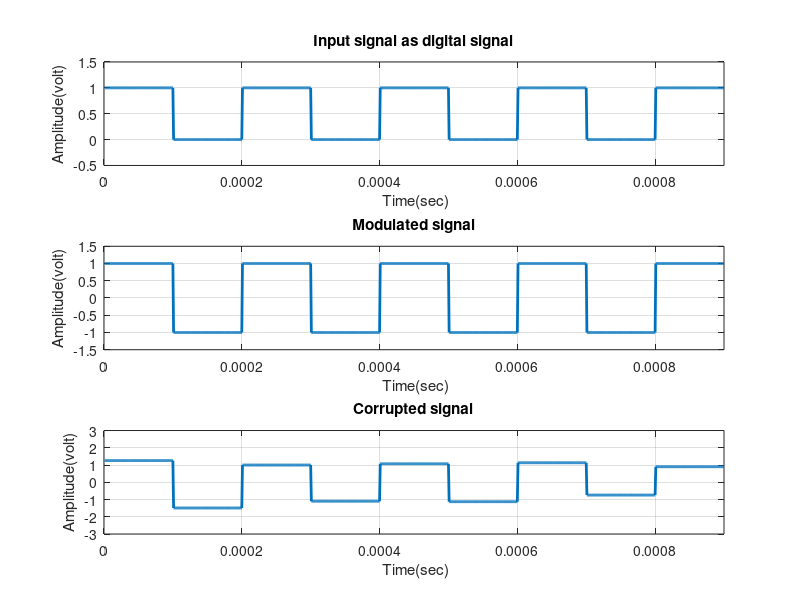
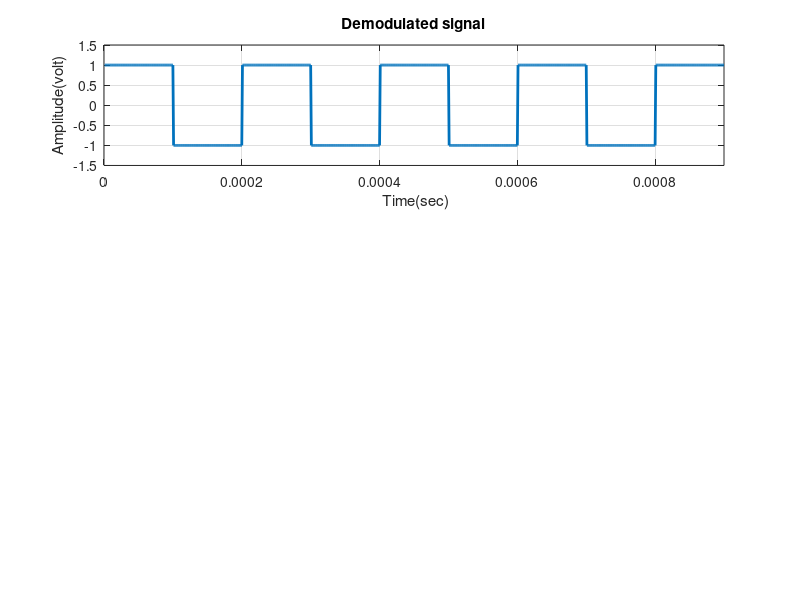

The MATLAB script that drew these images, in order: (Note: this script raises an error after producing the figures.)
% Tar's message(Input) 
text = input ('Enter input \n','s');
%text = fileread('sample_data.m');
text = upper(text);
text = strjoin(strsplit(text));% avoiding multi spaces etc
disp('Transmitted Text:');
disp(text);

% Encoding Tars msg to morse codes and converting message to digital
morse_code={'.----','..---','...--','....-','.....','-....','--...','---..','----.','-----','.-','-...','-.-.','-..','.','..-.','--.','....','..','.---','-.-','.-..','--','-.','---','.--.','--.-','.-.','...','-','..-','...-','.--','-..-','-.--','--..',' ','\n'}; 
Numbers_Or_Letters={'1','2','3','4','5','6','7','8','9','0','A','B','C','D','E','F','G','H','I','J','K','L','M','N','O','P','Q','R','S','T','U','V','W','X','Y','Z',' ','\n'};
text_encoded = [];
text_bits = [];
for i=1:length(text)
    [~, index] = ismember(text(i), Numbers_Or_Letters);
    if index > 0
        text_encoded = [text_encoded,morse_code{index}];
        t = morse_code{index};
        if t ~= ' '
            for k = 1:length(t)
                if t(k)=='.'
                  text_bits = [text_bits,1];%appending 1 for '.'
                elseif t(k)=='-'
                  text_bits = [text_bits,1,1,1];%appending 1,1,1 for '-'
                end
                text_bits = [text_bits,0];%appending 0 after char in morse
            end
            text_bits = text_bits(1:end-1);
            text_bits = [text_bits, 0,0,0];%appending 0,0,0 after each char
        else 
            text_bits = [text_bits,0,0,0,0,0,0,0]; % appending 7 0's for spaces
            text_bits = text_bits(1:end-3);%removing last 3 unnecessary 0's
        end
    end
end
text_bits = text_bits(1:end-3);%removing last 3 unnecessary 0's
fprintf('\n');
disp("Encoded Input :");
disp(text_encoded);
disp("Digital Signal :");
disp(mat2str(text_bits));

% plotting Input signal as digital signal
x_bit=[]; 
nb=100; % bbit/bit
Tb=0.0001;
N = length(text_bits);
for n=1:1:N   % 
    if text_bits(n)==1 
       x_bitt=ones(1,nb);
    elseif text_bits(n)==0
        x_bitt=zeros(1,nb);
    end
     x_bit=[x_bit x_bitt];
end

t1=Tb/nb:Tb/nb:nb*N*(Tb/nb); % time of the signal 
f1 = figure(1);
set(f1,'color',[1 1 1]);
subplot(3,1,1);
plot(t1,x_bit,'lineWidth',2);grid on;
axis([ 0 Tb*N -0.5 1.5]);
ylabel('Amplitude(volt)');
xlabel(' Time(sec)');
title('Input signal as digital signal');


% BPSK modulation
text_modulated = [];
for n = 1:length(text_bits)
    if text_bits(n) == 1 
        text_modulated = [text_modulated,1];% appending 1 if bit is 1
    else
        text_modulated = [text_modulated,-1];%appending -1 if bit is 0
    end
end
disp("Modulated signal :");
disp(mat2str(text_modulated));%converting to string

% plotting modulated signal
xmod_bit=[]; 
N = length(text_modulated);
for n=1:1:N   
    if text_modulated(n)== 1 
       xmod_bitt=ones(1,nb);
    elseif text_modulated(n)== -1
        xmod_bitt= -ones(1,nb);
    end
     xmod_bit = [xmod_bit xmod_bitt];
end

subplot(3,1,2);
plot(t1,xmod_bit,'lineWidth',2);grid on;
axis([ 0 Tb*N -1.5 1.5]);
ylabel('Amplitude(volt)');
xlabel(' Time(sec)');
title('Modulated signal');


% adding AWGN noise
snr =10;
text_corrupted = awgn(text_modulated,snr);
disp("corrupted signal:");
disp(mat2str(text_corrupted));

% plotting corrupted signal :
xcor_bit=[]; 
N = length(text_corrupted);
for n=1:1:N   
     xcor_bitt= text_corrupted(n)*ones(1,nb);
     xcor_bit = [xcor_bit xcor_bitt];
end

subplot(3,1,3);
plot(t1,xcor_bit,'lineWidth',2);grid on;
axis([ 0 Tb*N -3 3]);
ylabel('Amplitude(volt)');
xlabel(' Time(sec)');
title('Corrupted signal');

% Threshold (which is found by MAL method)
 v= -0.0338;
 
 
 % BPSK demodulation 
 text_demodulated = [];
 for n = 1:length(text_corrupted)
    if text_corrupted(n) >= v 
        text_demodulated = [text_demodulated,1];%appending 1 if corrupted bit>=threshold
    elseif text_corrupted(n) < v
        text_demodulated = [text_demodulated,-1];%appending -1 if corrupted bit<threshold
    end
 end
disp("Demodulated Signal");
disp(mat2str(text_demodulated));%converting to string

% plotting demodulated signal
xdem_bit=[]; 
N = length(text_demodulated);
for n=1:1:N   
     xdem_bitt= text_demodulated(n).*ones(1,nb);
     xdem_bit = [xdem_bit xdem_bitt];
end
t2=Tb/nb:Tb/nb:nb*N*(Tb/nb);
f2 = figure(2);
set(f2,'color',[1 1 1]);
subplot(3,1,1);
plot(t2,xdem_bit,'lineWidth',2);grid on;
axis([ 0 Tb*N -1.5 1.5]);
ylabel('Amplitude(volt)');
xlabel(' Time(sec)');
title('Demodulated signal');
%check= isequal(text_modulated,text_demodulated)

%Converting demodulated signal into 0's and 1's
text_output = "";
text_output_bits = [];
for n = 1:length(text_demodulated)
    if text_demodulated(n) == 1
        text_output = text_output + '1';
        text_output_bits = [text_output_bits,1];%appending 1 if demodulated bit is 1
    else
        text_output = text_output + '0';
        text_output_bits = [text_output_bits,0];%appending 0 if demodulated bit is -1
    end
end

% Decoding th signal
words_bits = strsplit(text_output,'0000000');%splitting string to words at that pattern
disp("Recieved Digital signal")
disp(text_output)
words = [];
for i = 1:length(words_bits)
    char_bits = strsplit(words_bits(i),'000'); %splitting word to characters
    char_text = "";
    for n = 1:length(char_bits)
        sub_bits = strsplit(char_bits(n),'0'); %splitting chars to get morse codes
        letter_morse = "";
        %disp(sub_bits);
        for m = 1:length(sub_bits)
            if sub_bits(m) == '111'
                letter_morse = letter_morse + '-'; % adding '-' if '111'
            elseif sub_bits(m)=='1'
                letter_morse = letter_morse + '.'; % adding '.' if '1'
            else 
                choices = {'.', '-'};
                r = randi([1, 2], 1); % Get a 1 or 2 randomly, it is like tossing coin
                c = choices(r) ;
                letter_morse = letter_morse + c;
            end   
        end
        if ismember(letter_morse, morse_code)
            [~, index] = ismember(letter_morse, morse_code);% if the code found is member index is index of code 
        else
            index = randi([1,length(Numbers_Or_Letters)-1],1);% if it is not member I am taking some random index in that range
        end
        char_text = char_text + Numbers_Or_Letters{index};
    end
    words = [words,char_text];
end

%plotting output signal as digital signal
y_bit=[]; 
N = length(text_output_bits);
for n=1:1:N   
    if text_bits(n)==1 
       y_bitt=ones(1,nb);
    elseif text_bits(n)==0
        y_bitt=zeros(1,nb);
    end
     y_bit=[y_bit y_bitt];
end
subplot(3,1,2);
plot(t1,y_bit,'lineWidth',2);grid on;
axis([ 0 Tb*N -0.5 1.5]);
ylabel('Amplitude(volt)');
xlabel(' Time(sec)');
title('Output signal as digital signal');


text_recieved = strjoin(words,' ');
disp("Recieved text :");
disp(text_recieved);
disp('Final msg:');
w = word_error(text,text_recieved);
c = char_error(text,text_recieved);
check= isequal(text,text_recieved);
if check
    disp('Great! we recived the exact msg');
else
    msg = 'Sry.. we recieved msg with word error rate %f and letter error rate %f';
    fprintf(msg,w,c);
    fprintf('\n');
end

% function predicting word error 
function w = word_error(x,y)
x_words = strsplit(x,' ');%splitting input words
y_words = strsplit(y,' ');%splitting output words
mini =min(numel(x_words),numel(y_words));%finding min no of words
x_words = x_words(1:mini);%changing length to min no of words
y_words = y_words(1:mini);
cmp = strcmp(x_words,y_words);%comparing words
cmp = sum(cmp);
w = length(x_words)- cmp;%getting sum of not equal words
w = w/length(x_words);
end 

% function predicting letter error
function c = char_error(x,y)
c = 0;
x_chars = split(x);%splitting input words
y_chars = split(y);%splitting output words

mini =min(numel(x_chars),numel(y_chars));%finding min no of words
x_chars = x_chars(1:mini);%changing length to min no of words
y_chars = y_chars(1:mini);
for i = 1: length(x_chars)
    x_char = x_chars{i}
    y_char = y_chars{i};
    minis = min(length(x_char),length(y_char));
    x_char = x_char(1:minis);
    y_char = y_char(1:minis);
    for j = 1:length(x_char)
           if x_char(j) ~= y_char(j)%comparing message and recovered text characterwise
           c = c+1;
           
        end
    end
end
c = c/length(x);
end